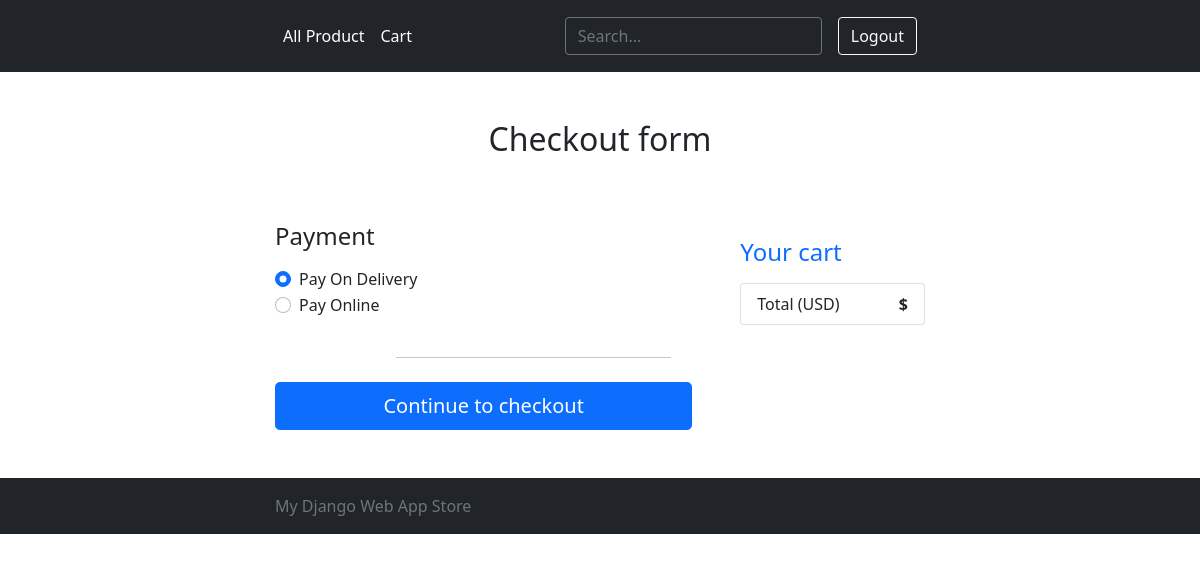
Page /checkout/ (signed in) on the earlier database version.
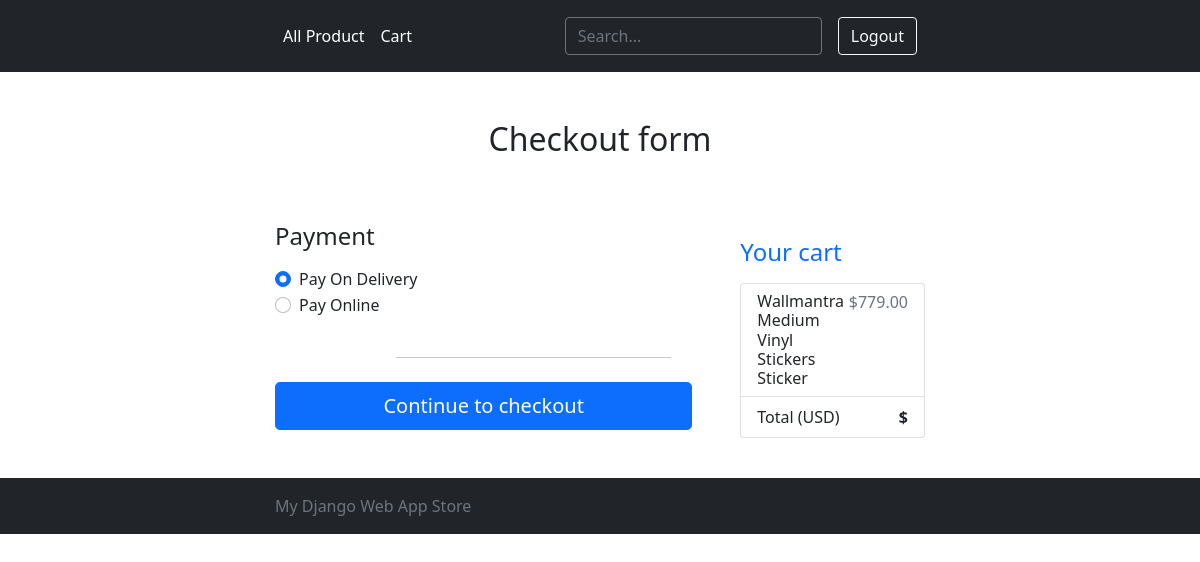
Same page on the later database version.
### store/models.py (models this page shows, shortened)
class CartItem(models.Model):
    item = models.ForeignKey(Product, on_delete=models.CASCADE)
    user = models.ForeignKey(User, on_delete=models.CASCADE)
    quantity = models.IntegerField(default=1)
    total = models.DecimalField(max_digits=10, decimal_places=2, default=0.0, null=True, blank=True)
    is_order = models.BooleanField(default=False)
    def get_subtotal(self):
        self.total = self.item.price * self.quantity
        return self.total

class Product(models.Model):
    image = models.ImageField(upload_to=True, null=True, blank=True)
    title = models.CharField(max_length=500)
    price = models.DecimalField(max_digits=10, decimal_places=2, default=0.0, null=True, blank=True)
    description = models.TextField()
    brand = models.CharField(max_length=500, null=True, blank=True)

### store/views.py (the view, shortened to what this page needs)
# urls.py: path('checkout/', Checkout.as_view(), name="checkout"),
class Checkout(View):
    def get(self, request):
        if request.user.is_authenticated:
            cart = Order.objects.filter(user=request.user, is_order=False)
            cartitems = CartItem.objects.filter(user=request.user, is_order=False)
            context = {
                'item': cart,
                "cart": cartitems
                }
            return render(request, 'store/checkout.html', context)
        else:
            return redirect('login')

### templates/store/checkout.html (shortened to what this page needs)
{% extends 'utils/base.html' %}
{% block content %}
<div class="container">
  <main>
    <div class="py-5 text-center">
      <h2>Checkout form</h2>
    </div>
    <br>
    <div class="row g-5">
      <div class="col-md-5 col-lg-4 order-md-last">
        <h4 class="d-flex justify-content-between align-items-center mb-3">
          <span class="text-primary">Your cart</span>
        </h4>
        <ul class="list-group mb-3">
          {% for item in cart %}
          <li class="list-group-item d-flex justify-content-between lh-sm">
            <div>
              <h6 class="my-0">{{ item.item.title }}</h6>
            </div>
            <span class="text-muted">${{ item.get_subtotal }}</span>
          </li>
          {% endfor %}
          <li class="list-group-item d-flex justify-content-between">
            <span>Total (USD)</span>
            <strong>${{ items.get_totalprice }}</strong>
          </li>
        </ul>
      </div>
      <div class="col-md-7 col-lg-8">
        <form class="needs-validation" action="{% url 'checkout' %}" method="post">
          <h4 class="mb-3">Payment</h4>
          <div class="my-3">
            <div class="form-check">
              <input id="credit" name="paymentMethod" type="radio" class="form-check-input" checked>
              <label class="form-check-label" for="credit">Pay On Delivery</label>
            </div>
            <div class="form-check">
              <input id="debit" name="paymentMethod" type="radio" class="form-check-input" >
              <label class="form-check-label" for="debit">Pay Online</label>
            </div>
          </div>
          <hr class="my-4">
          <button class="w-100 btn btn-primary btn-lg" type="submit">Continue to checkout</button>
        </form>
        <br><br>
      </div>
    </div>
  </main>
</div>
{% endblock %}

### templates/utils/base.html (shortened to what this page needs)
<!doctype html>
<html lang="en">
    {% load static %}
  <head>
    <link href="{% static 'css/dist/css/bootstrap.min.css' %}" rel="stylesheet">
    <link href="{% static 'css/headers.css' %}" rel="stylesheet">
    <link href="{% static 'css/sticky-footer.css' %}" rel="stylesheet">
    <link href="{% static 'css/cart.css' %}" rel="stylesheet">
  </head>
  <body>
    {% include 'utils/header.html' %}
    {% block content %}
    {% endblock %}
    {% include 'utils/footer.html' %}
  </body>
</html>

### templates/utils/header.html
<header class="p-3 bg-dark text-white">
  <div class="container">
    <div class="d-flex flex-wrap align-items-center justify-content-center justify-content-lg-start">
      <ul class="nav col-12 col-lg-auto me-lg-auto mb-2 justify-content-center mb-md-0">
        <li><a href="{% url 'home' %}" class="nav-link px-2 text-white">All Product</a></li>
        {% if user.is_authenticated %}
          <li><a href="{% url 'cart' %}" class="nav-link px-2 text-white">Cart</a></li>
        {% else %}
          <li><a href="{% url 'login' %}" class="nav-link px-2 text-white">Cart</a></li>
        {% endif %}
      </ul>
      <form class="col-12 col-lg-auto mb-3 mb-lg-0 me-lg-3">
        <input type="search" class="form-control form-control-dark" placeholder="Search..." aria-label="Search">
      </form>
      <div class="text-end">
        {% if user.is_authenticated %}
          <a href="{% url 'logout' %}" type="button" class="btn btn-outline-light me-2">Logout</a>
        {% else %}
          <a href="{% url 'login' %}" type="button" class="btn btn-outline-light me-2">Login</a>
          <a href="{% url 'register' %}" type="button" class="btn btn-warning">Sign-up</a>
        {% endif %}
      </div>
    </div>
  </div>
</header>

### templates/utils/footer.html
<footer class="footer mt-auto py-3 bg-dark">
    <div class="container">
      <span class="text-muted">My Django Web App Store</span>
    </div>
</footer>

### store/static/css/headers.css (style rules this page uses)
.form-control-dark { color: #fff; background-color: var(--bs-dark); border-color: var(--bs-gray); }

### store/static/css/sticky-footer.css (style rules this page uses)
.container { width: auto; max-width: 680px; padding: 0 15px; }

### store/static/css/cart.css (style rules this page uses)
hr { width: 66%; float: right; margin-right: 5%; }

Differences in the rows shown:
added CartItem: item "Wallmantra Medium Vinyl Stickers Sticker", get_subtotal "779.00"
